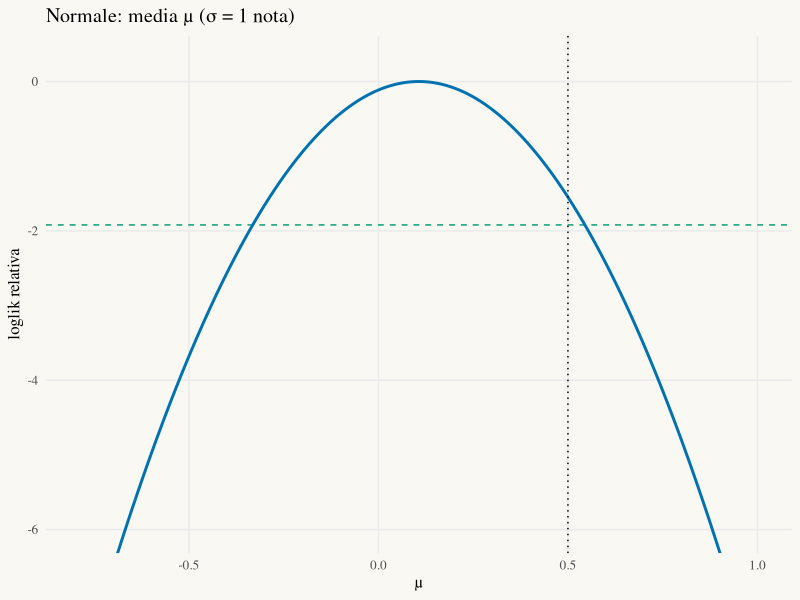
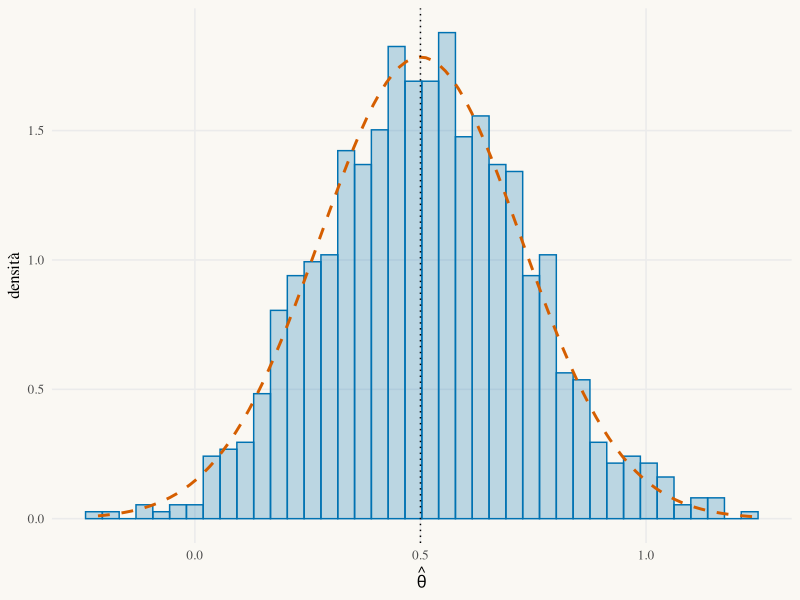

Generate these figures, in order, with R:
# ───────────────────────────────────────────────────────────────
# StatAtlas · Lab 07 — Verosimiglianza: Normale: media μ (σ = 1 nota)
# Con R ≥ 4.1 e lo stesso seed si ottengono gli stessi campioni di StatAtlas.
# ───────────────────────────────────────────────────────────────
library(tidyverse)

set.seed(2026)
theta <- 0.5; n <- 20; B <- 1000

# Log-verosimiglianza, score, informazione osservata e stima ML (t = parametro)
loglik <- function(t, x) -0.5 * sum((x - t)^2)
score  <- function(t, x) sum(x - t)
J      <- function(t, x) length(x)
mle    <- function(x) mean(x)

sim <- tibble(replica = seq_len(B)) |>
  mutate(x = map(replica, \(r) rnorm(n, mean = theta, sd = 1)),
         stima = map_dbl(x, mle),
         U     = map_dbl(x, \(x) score(theta, x)),
         Jt    = map_dbl(x, \(x) J(theta, x)),
         wald  = map2_lgl(x, stima, \(x, s) abs(s - theta) <= 1.96 / sqrt(J(s, x))))

# Identità di Bartlett: E[U] = 0, Var[U] = E[J] = n I(theta)
sim |> summarise(media_U = mean(U), var_U = var(U), media_J = mean(Jt),
                 media_stima = mean(stima), var_stima = var(stima), copertura_wald = mean(wald))
c(n_I = 20, cramer_rao = 0.05)

theme_statatlas <- function(base_size = 12) {
  theme_minimal(base_size = base_size, base_family = "serif") +
    theme(panel.grid.minor = element_blank(), legend.position = "top",
          plot.background = element_rect(fill = "#FAF8F3", colour = NA))
}

# Log-verosimiglianza relativa del primo campione
x1 <- sim$x[[1]]; s1 <- mle(x1)
tibble(t = seq(s1 - 4 / sqrt(n * 1), s1 + 4 / sqrt(n * 1), length.out = 400)) |>
  mutate(rel = map_dbl(t, \(t) loglik(t, x1)) - loglik(s1, x1),
         quad = -0.5 * J(s1, x1) * (t - s1)^2) |>
  ggplot(aes(t)) +
  geom_hline(yintercept = -qchisq(0.95, 1) / 2, linetype = "dashed", colour = "#009E73") +
  geom_line(aes(y = quad), linetype = "dashed", colour = "#D55E00") +
  geom_line(aes(y = rel), colour = "#0072B2", linewidth = 1) +
  geom_vline(xintercept = theta, linetype = "dotted") +
  coord_cartesian(ylim = c(-6, 0.3)) +
  labs(x = "μ", y = "loglik relativa", title = "Normale: media μ (σ = 1 nota)") +
  theme_statatlas()

# Distribuzione campionaria della stima con la normale asintotica
ggplot(sim, aes(stima)) +
  geom_histogram(aes(y = after_stat(density)), bins = 40, fill = "#0072B2", alpha = 0.25, colour = "#0072B2") +
  stat_function(fun = dnorm, args = list(mean = theta, sd = 1 / sqrt(n * 1)), linetype = "dashed", colour = "#D55E00", linewidth = 1) +
  geom_vline(xintercept = theta, linetype = "dotted") +
  labs(x = expression(hat(theta)), y = "densità") +
  theme_statatlas()
